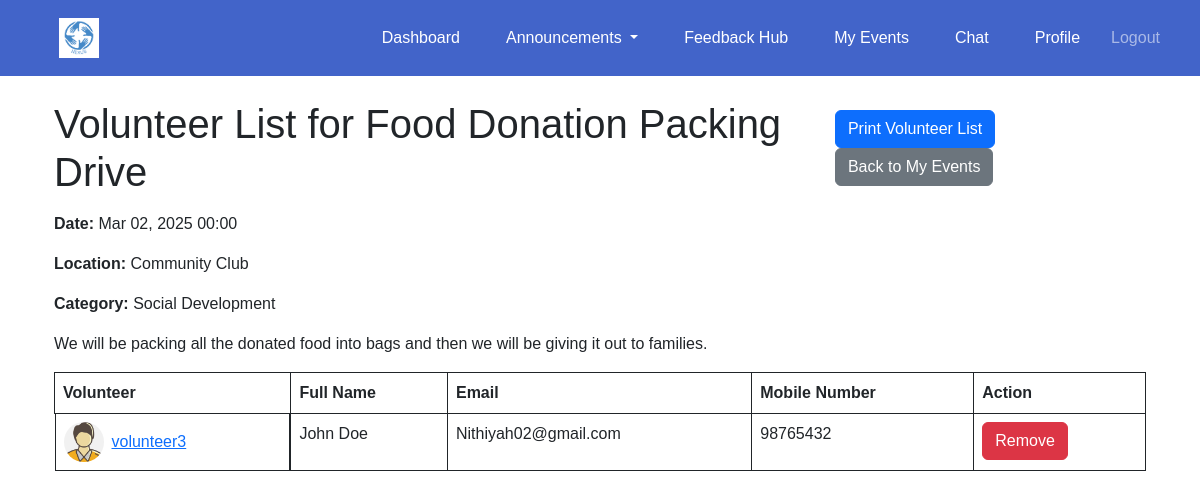
The app's page /events/volunteer-list/3/ (signed in) with its own data.
### events/models.py (models this page shows, shortened)
class Event(models.Model):
    CATEGORY_CHOICES = [
        ('education', 'Education'),
        ('social development', 'Social Development'),
        ('senior citizen', 'Senior Citizen'),
    ]
    organisation = models.ForeignKey(settings.AUTH_USER_MODEL, on_delete=models.CASCADE)
    name = models.CharField(max_length=255)
    description = models.TextField()
    date = models.DateTimeField()
    start_time = models.TimeField(default=time(9, 0))  # Default: 09:00 AM
    end_time = models.TimeField(default=time(17, 0))  # Default: 05:00 PM
    location = models.CharField(max_length=255)
    volunteers_needed = models.PositiveIntegerField()
    roles_responsibilities = models.TextField()
    category = models.CharField(max_length=50, choices=CATEGORY_CHOICES, blank=False, default='Education')

class VolunteerEvent(models.Model):
    STATUS_CHOICES = [
        ('Registered', 'Registered'),
        ('Waiting List', 'Waiting List'),
    ]
    event = models.ForeignKey(Event, on_delete=models.CASCADE, related_name="registered_volunteers")
    volunteer = models.ForeignKey(settings.AUTH_USER_MODEL, on_delete=models.CASCADE, related_name="registered_events")
    registered_at = models.DateTimeField(auto_now_add=True)
    status = models.CharField(max_length=20, choices=STATUS_CHOICES, default='Registered')
    class Meta:
        unique_together = ('event', 'volunteer')  # Prevent duplicate registrations

### accounts/models.py (models this page shows, shortened)
class CustomUser(AbstractUser):
    USER_TYPE_CHOICES = [
        ('volunteer', 'Volunteer'),
        ('organisation', 'Organisation'),
    ]
    user_type = models.CharField(max_length=20, choices=USER_TYPE_CHOICES)
    contact_number = models.CharField(max_length=10, blank= True, null=True)
    full_name = models.CharField(max_length=255, blank=True, null=True)
    personnel_name = models.CharField(max_length=255, blank=True, null=True)
    profile_picture = models.ImageField(upload_to='profile_pics/', blank=True, null=True)

### events/views.py (the view)
# urls.py: path('volunteer-list/<int:event_id>/', views.volunteer_list, name='volunteer_list'),
@login_required
def volunteer_list(request, event_id):
    event = get_object_or_404(Event, id=event_id, organisation=request.user)
    volunteers = VolunteerEvent.objects.filter(event=event)
    return render(request, "events/volunteer_list.html", {
        "event": event,
        "volunteers": volunteers,
    })

### events/templates/events/volunteer_list.html (shortened to what this page needs)
{% extends "base.html" %}
{% block content %}
<div class="container mt-4">
    <div class="d-flex justify-content-between align-items-center mb-3">
        <h1 class="mb-0">Volunteer List for {{ event.name }}</h1>
        <div>
            <button onclick="window.print()" class="btn btn-primary me-2">
                 Print Volunteer List
            </button>
            <a href="{% url 'events:organisation_events' %}" class="btn btn-secondary">Back to My Events</a>
        </div>
    </div>
    <p><strong>Date:</strong> {{ event.date|date:"M d, Y H:i" }}</p>
    <p><strong>Location:</strong> {{ event.location }}</p>
    <p><strong>Category:</strong> {{ event.get_category_display }}</p>
    <p>{{ event.description }}</p>
    {% if volunteers %}
        <div class="table-responsive" style="max-height: 400px; overflow-y: auto;">
            <table class="table table-bordered border-dark">
                <thead class="bg-primary text-white">
                    <tr>
                        <th class="border-dark">Volunteer</th>
                        <th class="border-dark">Full Name</th>
                        <th class="border-dark">Email</th>
                        <th class="border-dark">Mobile Number</th>
                        <th class="border-dark">Action</th>
                    </tr>
                </thead>
                <tbody>
                    {% for registration in volunteers %}
                        <tr>
                            <td class="border-dark d-flex align-items-center">
                                {% if registration.volunteer.profile_picture %}
                                    <img src="{{ registration.volunteer.profile_picture.url }}" alt="Profile Picture" class="rounded-circle me-2" width="40" height="40">
                                {% else %}
                                    <img src="https://via.placeholder.com/40" alt="Default Profile" class="rounded-circle me-2">
                                {% endif %}
                                <a href="{% url 'accounts:public_profile' registration.volunteer.username %}" class="text-primary">
                                    {{ registration.volunteer.username }}
                                </a>
                            </td>
                            <td class="border-dark">{{ registration.volunteer.full_name }}</td>
                            <td class="border-dark">{{ registration.volunteer.email }}</td>
                            <td class="border-dark">{{ registration.volunteer.contact_number }}</td>
                            <td class="border-dark">
                                <button type="button" class="btn btn-danger" data-bs-toggle="modal" data-bs-target="#confirmRemoveModal" onclick="setVolunteerToRemove('{{ registration.id }}', '{{ registration.volunteer.full_name }}')">
                                    Remove
                                </button>
                            </td>
                        </tr>
                    {% endfor %}
                </tbody>
            </table>
        </div>
    {% else %}
        <p class="text-muted">No volunteers have signed up yet.</p>
    {% endif %}
</div>
{% endblock %}

### templates/base.html (style rules this page uses)
body { margin: 0; font-family: Arial, sans-serif; }

### records on screen
Event: name "Food Donation Packing Drive", date "Mar 02, 2025 00:00", location "Community Club", category "Social Development", description "We will be packing all the donated food into bags and then we will be giving it out to families."
VolunteerEvent: volunteer.profile_picture (picture), volunteer.username "volunteer3", volunteer.full_name "John Doe", volunteer.email "Nithiyah02@gmail.com", volunteer.contact_number "98765432"
